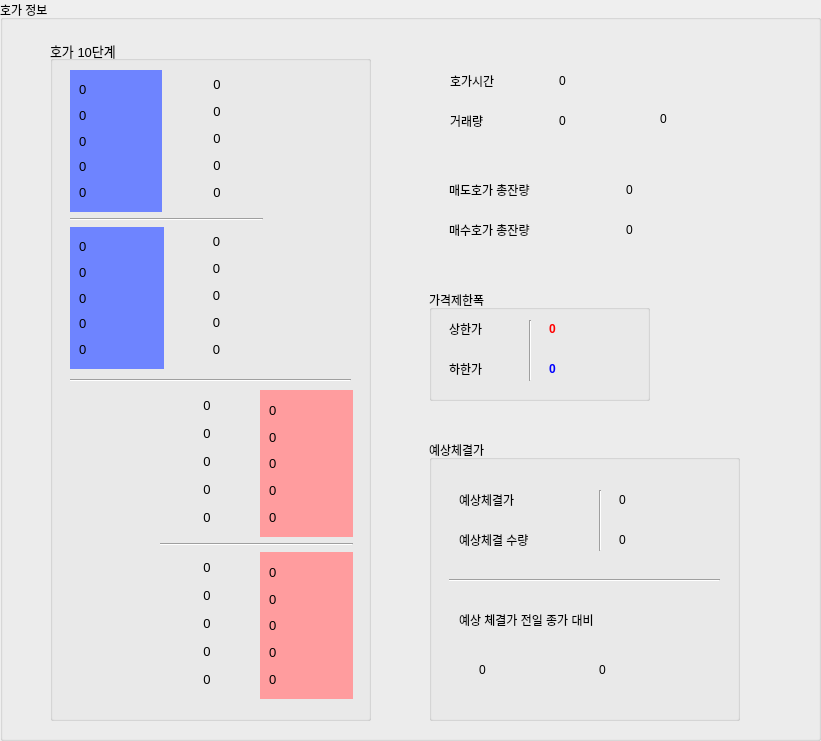
    <widget class="QGroupBox" name="groupBox_7">
     <property name="geometry">
      <rect>
       <x>920</x>
       <y>360</y>
       <width>821</width>
       <height>741</height>
      </rect>
     </property>
     <property name="title">
      <string>호가 정보</string>
     </property>
     <widget class="QGroupBox" name="groupBox_6">
      <property name="geometry">
       <rect>
        <x>50</x>
        <y>40</y>
        <width>321</width>
        <height>681</height>
       </rect>
      </property>
      <property name="font">
       <font>
        <pointsize>10</pointsize>
       </font>
      </property>
      <property name="title">
       <string>호가 10단계</string>
      </property>
      <widget class="QWidget" name="layoutWidget">
       <property name="geometry">
        <rect>
         <x>110</x>
         <y>350</y>
         <width>193</width>
         <height>309</height>
        </rect>
       </property>
       <layout class="QVBoxLayout" name="verticalLayout_15">
        <item>
         <layout class="QHBoxLayout" name="horizontalLayout_3">
          <item>
           <widget class="QWidget" name="button_group_3" native="true">
            <property name="styleSheet">
             <string notr="true">QPushButton
{
	border: 0px;
	background-color: rgba(0,0,0,0);
}
QPushButton:hover
{
	border: 1px Black;
	background-color: HotPink;
	color: white;
}</string>
            </property>
            <layout class="QVBoxLayout" name="verticalLayout_4">
             <property name="spacing">
              <number>5</number>
             </property>
             <property name="leftMargin">
              <number>0</number>
             </property>
             <property name="topMargin">
              <number>0</number>
             </property>
             <property name="rightMargin">
              <number>0</number>
             </property>
             <property name="bottomMargin">
              <number>0</number>
             </property>
             <item>
              <widget class="QPushButton" name="pushButton_20">
               <property name="font">
                <font>
                 <pointsize>10</pointsize>
                </font>
               </property>
               <property name="text">
                <string>0</string>
               </property>
              </widget>
             </item>
             <item>
              <widget class="QPushButton" name="pushButton_21">
               <property name="font">
                <font>
                 <pointsize>10</pointsize>
                </font>
               </property>
               <property name="text">
                <string>0</string>
               </property>
              </widget>
             </item>
             <item>
              <widget class="QPushButton" name="pushButton_22">
               <property name="font">
                <font>
                 <pointsize>10</pointsize>
                </font>
               </property>
               <property name="text">
                <string>0</string>
               </property>
              </widget>
             </item>
             <item>
              <widget class="QPushButton" name="pushButton_23">
               <property name="font">
                <font>
                 <pointsize>10</pointsize>
                </font>
               </property>
               <property name="text">
                <string>0</string>
               </property>
              </widget>
             </item>
             <item>
              <widget class="QPushButton" name="pushButton_24">
               <property name="font">
                <font>
                 <pointsize>10</pointsize>
                </font>
               </property>
               <property name="text">
                <string>0</string>
               </property>
              </widget>
             </item>
            </layout>
           </widget>
          </item>
          <item>
           <widget class="QWidget" name="quantity_3" native="true">
            <property name="styleSheet">
             <string notr="true">
background-color: rgb(255, 156, 158);

</string>
            </property>
            <layout class="QVBoxLayout" name="verticalLayout_13">
             <property name="spacing">
              <number>5</number>
             </property>
             <item>
              <widget class="QLabel" name="label_80">
               <property name="font">
                <font>
                 <pointsize>10</pointsize>
                </font>
               </property>
               <property name="text">
                <string>0</string>
               </property>
              </widget>
             </item>
             <item>
              <widget class="QLabel" name="label_81">
               <property name="font">
                <font>
                 <pointsize>10</pointsize>
                </font>
               </property>
               <property name="text">
                <string>0</string>
               </property>
              </widget>
             </item>
             <item>
              <widget class="QLabel" name="label_82">
               <property name="font">
                <font>
                 <pointsize>10</pointsize>
                </font>
               </property>
               <property name="text">
                <string>0</string>
               </property>
              </widget>
             </item>
             <item>
              <widget class="QLabel" name="label_83">
               <property name="font">
                <font>
                 <pointsize>10</pointsize>
                </font>
               </property>
               <property name="text">
                <string>0</string>
               </property>
              </widget>
             </item>
             <item>
              <widget class="QLabel" name="label_84">
               <property name="font">
                <font>
                 <pointsize>10</pointsize>
                </font>
               </property>
               <property name="text">
                <string>0</string>
               </property>
              </widget>
             </item>
            </layout>
           </widget>
          </item>
         </layout>
        </item>
        <item>
         <widget class="Line" name="line_3">
          <property name="orientation">
           <enum>Qt::Horizontal</enum>
          </property>
         </widget>
        </item>
        <item>
         <layout class="QHBoxLayout" name="horizontalLayout_4">
          <item>
           <widget class="QWidget" name="button_group_4" native="true">
            <property name="styleSheet">
             <string notr="true">QPushButton
{
	border: 0px;
	background-color: rgba(0,0,0,0);
}
QPushButton:hover
{
	border: 1px Black;
	background-color: HotPink;
	color: white;
}</string>
            </property>
            <layout class="QVBoxLayout" name="verticalLayout_5">
             <property name="spacing">
              <number>5</number>
             </property>
             <property name="leftMargin">
              <number>0</number>
             </property>
             <property name="topMargin">
              <number>0</number>
             </property>
             <property name="rightMargin">
              <number>0</number>
             </property>
             <property name="bottomMargin">
              <number>0</number>
             </property>
             <item>
              <widget class="QPushButton" name="pushButton_25">
               <property name="font">
                <font>
                 <pointsize>10</pointsize>
                </font>
               </property>
               <property name="text">
                <string>0</string>
               </property>
              </widget>
             </item>
             <item>
              <widget class="QPushButton" name="pushButton_26">
               <property name="font">
                <font>
                 <pointsize>10</pointsize>
                </font>
               </property>
               <property name="text">
                <string>0</string>
               </property>
              </widget>
             </item>
             <item>
              <widget class="QPushButton" name="pushButton_27">
               <property name="font">
                <font>
                 <pointsize>10</pointsize>
                </font>
               </property>
               <property name="text">
                <string>0</string>
               </property>
              </widget>
             </item>
             <item>
              <widget class="QPushButton" name="pushButton_28">
               <property name="font">
                <font>
                 <pointsize>10</pointsize>
                </font>
               </property>
               <property name="text">
                <string>0</string>
               </property>
              </widget>
             </item>
             <item>
              <widget class="QPushButton" name="pushButton_29">
               <property name="font">
                <font>
                 <pointsize>10</pointsize>
                </font>
               </property>
               <property name="text">
                <string>0</string>
               </property>
              </widget>
             </item>
            </layout>
           </widget>
          </item>
          <item>
           <widget class="QWidget" name="quantity_4" native="true">
            <property name="font">
             <font>
              <pointsize>10</pointsize>
             </font>
            </property>
            <property name="styleSheet">
             <string notr="true">
background-color: rgb(255, 156, 158);

</string>
            </property>
            <layout class="QVBoxLayout" name="verticalLayout_14">
             <property name="spacing">
              <number>5</number>
             </property>
             <item>
              <widget class="QLabel" name="label_85">
               <property name="text">
                <string>0</string>
               </property>
              </widget>
             </item>
             <item>
              <widget class="QLabel" name="label_86">
               <property name="text">
                <string>0</string>
               </property>
              </widget>
             </item>
             <item>
              <widget class="QLabel" name="label_87">
               <property name="text">
                <string>0</string>
               </property>
              </widget>
             </item>
             <item>
              <widget class="QLabel" name="label_88">
               <property name="text">
                <string>0</string>
               </property>
              </widget>
             </item>
             <item>
              <widget class="QLabel" name="label_89">
               <property name="text">
                <string>0</string>
               </property>
              </widget>
             </item>
            </layout>
           </widget>
          </item>
         </layout>
        </item>
       </layout>
      </widget>
      <widget class="QWidget" name="layoutWidget">
       <property name="geometry">
        <rect>
         <x>20</x>
         <y>30</y>
         <width>193</width>
         <height>299</height>
        </rect>
       </property>
       <layout class="QVBoxLayout" name="verticalLayout_3">
        <item>
         <layout class="QHBoxLayout" name="horizontalLayout">
          <property name="spacing">
           <number>9</number>
          </property>
          <item>
           <widget class="QWidget" name="quantity_1" native="true">
            <property name="styleSheet">
             <string notr="true">background-color: rgb(110, 132, 255);</string>
            </property>
            <layout class="QVBoxLayout" name="verticalLayout_11">
             <property name="spacing">
              <number>5</number>
             </property>
             <item>
              <widget class="QLabel" name="label_70">
               <property name="text">
                <string>0</string>
               </property>
              </widget>
             </item>
             <item>
              <widget class="QLabel" name="label_71">
               <property name="text">
                <string>0</string>
               </property>
              </widget>
             </item>
             <item>
              <widget class="QLabel" name="label_72">
               <property name="text">
                <string>0</string>
               </property>
              </widget>
             </item>
             <item>
              <widget class="QLabel" name="label_73">
               <property name="text">
                <string>0</string>
               </property>
              </widget>
             </item>
             <item>
              <widget class="QLabel" name="label_74">
               <property name="text">
                <string>0</string>
               </property>
              </widget>
             </item>
            </layout>
           </widget>
          </item>
          <item>
           <widget class="QWidget" name="button_group_1" native="true">
            <property name="styleSheet">
             <string notr="true">QPushButton
{
	border: 0px;
	background-color: rgba(0,0,0,0);
}
QPushButton:hover
{
	border: 1px Black;
	background-color: HotPink;
	color: white;
}</string>
            </property>
            <layout class="QVBoxLayout" name="verticalLayout">
             <property name="spacing">
              <number>5</number>
             </property>
             <property name="leftMargin">
              <number>0</number>
             </property>
             <property name="topMargin">
              <number>0</number>
             </property>
             <property name="rightMargin">
              <number>0</number>
             </property>
             <property name="bottomMargin">
              <number>0</number>
             </property>
             <item>
              <widget class="QPushButton" name="pushButton_10">
               <property name="font">
                <font>
                 <pointsize>10</pointsize>
                </font>
               </property>
               <property name="autoFillBackground">
                <bool>false</bool>
               </property>
               <property name="styleSheet">
                <string notr="true"/>
               </property>
               <property name="text">
                <string>0</string>
               </property>
               <property name="checkable">
                <bool>false</bool>
               </property>
               <property name="checked">
                <bool>false</bool>
               </property>
              </widget>
             </item>
             <item>
              <widget class="QPushButton" name="pushButton_11">
               <property name="font">
                <font>
                 <pointsize>10</pointsize>
                </font>
               </property>
               <property name="text">
                <string>0</string>
               </property>
              </widget>
             </item>
             <item>
              <widget class="QPushButton" name="pushButton_12">
               <property name="font">
                <font>
                 <pointsize>10</pointsize>
                </font>
               </property>
               <property name="text">
                <string>0</string>
               </property>
              </widget>
             </item>
             <item>
              <widget class="QPushButton" name="pushButton_13">
               <property name="font">
                <font>
                 <pointsize>10</pointsize>
                </font>
               </property>
               <property name="text">
                <string>0</string>
               </property>
              </widget>
             </item>
             <item>
              <widget class="QPushButton" name="pushButton_14">
               <property name="font">
                <font>
                 <pointsize>10</pointsize>
                </font>
               </property>
               <property name="text">
                <string>0</string>
               </property>
              </widget>
             </item>
            </layout>
           </widget>
          </item>
         </layout>
        </item>
        <item>
         <widget class="Line" name="line_7">
          <property name="orientation">
           <enum>Qt::Horizontal</enum>
          </property>
         </widget>
        </item>
        <item>
         <layout class="QHBoxLayout" name="horizontalLayout_2">
          <item>
           <widget class="QWidget" name="quantity_2" native="true">
            <property name="styleSheet">
             <string notr="true">background-color: rgb(110, 132, 255);</string>
            </property>
            <layout class="QVBoxLayout" name="verticalLayout_12">
             <property name="spacing">
              <number>5</number>
             </property>
             <item>
              <widget class="QLabel" name="label_75">
               <property name="text">
                <string>0</string>
               </property>
              </widget>
             </item>
             <item>
              <widget class="QLabel" name="label_76">
               <property name="text">
                <string>0</string>
               </property>
              </widget>
             </item>
             <item>
              <widget class="QLabel" name="label_77">
               <property name="text">
                <string>0</string>
               </property>
              </widget>
             </item>
             <item>
              <widget class="QLabel" name="label_78">
               <property name="text">
                <string>0</string>
               </property>
              </widget>
             </item>
             <item>
              <widget class="QLabel" name="label_79">
               <property name="text">
                <string>0</string>
               </property>
              </widget>
             </item>
            </layout>
           </widget>
          </item>
          <item>
           <widget class="QWidget" name="button_group_2" native="true">
            <property name="styleSheet">
             <string notr="true">QPushButton
{
	border: 0px;
	background-color: rgba(0,0,0,0);
}
QPushButton:hover
{
	border: 1px Black;
	background-color: HotPink;
	color: white;
}</string>
            </property>
            <layout class="QVBoxLayout" name="verticalLayout_2">
             <property name="spacing">
              <number>5</number>
             </property>
             <property name="leftMargin">
              <number>0</number>
             </property>
             <property name="topMargin">
              <number>0</number>
             </property>
             <property name="rightMargin">
              <number>0</number>
             </property>
             <property name="bottomMargin">
              <number>0</number>
             </property>
             <item>
              <widget class="QPushButton" name="pushButton_15">
               <property name="font">
                <font>
                 <pointsize>10</pointsize>
                </font>
               </property>
               <property name="text">
                <string>0</string>
               </property>
              </widget>
             </item>
             <item>
              <widget class="QPushButton" name="pushButton_16">
               <property name="font">
                <font>
                 <pointsize>10</pointsize>
                </font>
               </property>
               <property name="text">
                <string>0</string>
               </property>
              </widget>
             </item>
             <item>
              <widget class="QPushButton" name="pushButton_17">
               <property name="font">
                <font>
                 <pointsize>10</pointsize>
                </font>
               </property>
               <property name="text">
                <string>0</string>
               </property>
              </widget>
             </item>
             <item>
              <widget class="QPushButton" name="pushButton_18">
               <property name="font">
                <font>
                 <pointsize>10</pointsize>
                </font>
               </property>
               <property name="text">
                <string>0</string>
               </property>
              </widget>
             </item>
             <item>
              <widget class="QPushButton" name="pushButton_19">
               <property name="font">
                <font>
                 <pointsize>10</pointsize>
                </font>
               </property>
               <property name="text">
                <string>0</string>
               </property>
              </widget>
             </item>
            </layout>
           </widget>
          </item>
         </layout>
        </item>
       </layout>
      </widget>
      <widget class="Line" name="line_2">
       <property name="geometry">
        <rect>
         <x>20</x>
         <y>330</y>
         <width>281</width>
         <height>20</height>
        </rect>
       </property>
       <property name="orientation">
        <enum>Qt::Horizontal</enum>
       </property>
      </widget>
     </widget>
     <widget class="QGroupBox" name="groupBox_8">
      <property name="geometry">
       <rect>
        <x>429</x>
        <y>440</y>
        <width>311</width>
        <height>281</height>
       </rect>
      </property>
      <property name="title">
       <string>예상체결가</string>
      </property>
      <widget class="Line" name="line_4">
       <property name="geometry">
        <rect>
         <x>170</x>
         <y>50</y>
         <width>3</width>
         <height>61</height>
        </rect>
       </property>
       <property name="orientation">
        <enum>Qt::Vertical</enum>
       </property>
      </widget>
      <widget class="Line" name="line_5">
       <property name="geometry">
        <rect>
         <x>20</x>
         <y>130</y>
         <width>271</width>
         <height>20</height>
        </rect>
       </property>
       <property name="orientation">
        <enum>Qt::Horizontal</enum>
       </property>
      </widget>
      <widget class="QLabel" name="label_17">
       <property name="geometry">
        <rect>
         <x>30</x>
         <y>90</y>
         <width>127</width>
         <height>20</height>
        </rect>
       </property>
       <property name="text">
        <string>예상체결 수량</string>
       </property>
      </widget>
      <widget class="QLabel" name="label_63">
       <property name="geometry">
        <rect>
         <x>190</x>
         <y>90</y>
         <width>85</width>
         <height>20</height>
        </rect>
       </property>
       <property name="text">
        <string>0</string>
       </property>
      </widget>
      <widget class="QLabel" name="label_58">
       <property name="geometry">
        <rect>
         <x>170</x>
         <y>220</y>
         <width>85</width>
         <height>20</height>
        </rect>
       </property>
       <property name="text">
        <string>0</string>
       </property>
      </widget>
      <widget class="QLabel" name="label_56">
       <property name="geometry">
        <rect>
         <x>30</x>
         <y>170</y>
         <width>248</width>
         <height>20</height>
        </rect>
       </property>
       <property name="text">
        <string>예상 체결가 전일 종가 대비</string>
       </property>
      </widget>
      <widget class="QLabel" name="label_60">
       <property name="geometry">
        <rect>
         <x>50</x>
         <y>220</y>
         <width>85</width>
         <height>20</height>
        </rect>
       </property>
       <property name="text">
        <string>0</string>
       </property>
      </widget>
      <widget class="QLabel" name="label_16">
       <property name="geometry">
        <rect>
         <x>30</x>
         <y>50</y>
         <width>100</width>
         <height>20</height>
        </rect>
       </property>
       <property name="text">
        <string>예상체결가</string>
       </property>
      </widget>
      <widget class="QLabel" name="label_61">
       <property name="geometry">
        <rect>
         <x>190</x>
         <y>50</y>
         <width>85</width>
         <height>20</height>
        </rect>
       </property>
       <property name="text">
        <string>0</string>
       </property>
      </widget>
     </widget>
     <widget class="QLabel" name="label_20">
      <property name="geometry">
       <rect>
        <x>450</x>
        <y>111</y>
        <width>60</width>
        <height>20</height>
       </rect>
      </property>
      <property name="text">
       <string>거래량</string>
      </property>
     </widget>
     <widget class="QLabel" name="label_21">
      <property name="geometry">
       <rect>
        <x>559</x>
        <y>111</y>
        <width>85</width>
        <height>20</height>
       </rect>
      </property>
      <property name="text">
       <string>0</string>
      </property>
     </widget>
     <widget class="QGroupBox" name="groupBox_9">
      <property name="geometry">
       <rect>
        <x>429</x>
        <y>290</y>
        <width>221</width>
        <height>111</height>
       </rect>
      </property>
      <property name="title">
       <string>가격제한폭</string>
      </property>
      <widget class="QLabel" name="label_12">
       <property name="geometry">
        <rect>
         <x>20</x>
         <y>70</y>
         <width>77</width>
         <height>18</height>
        </rect>
       </property>
       <property name="text">
        <string>하한가</string>
       </property>
      </widget>
      <widget class="QLabel" name="label_18">
       <property name="geometry">
        <rect>
         <x>120</x>
         <y>30</y>
         <width>77</width>
         <height>18</height>
        </rect>
       </property>
       <property name="font">
        <font>
         <weight>75</weight>
         <bold>true</bold>
        </font>
       </property>
       <property name="styleSheet">
        <string notr="true">color: red;</string>
       </property>
       <property name="text">
        <string>0</string>
       </property>
      </widget>
      <widget class="QLabel" name="label_11">
       <property name="geometry">
        <rect>
         <x>20</x>
         <y>30</y>
         <width>77</width>
         <height>18</height>
        </rect>
       </property>
       <property name="text">
        <string>상한가</string>
       </property>
      </widget>
      <widget class="QLabel" name="label_19">
       <property name="geometry">
        <rect>
         <x>120</x>
         <y>70</y>
         <width>77</width>
         <height>18</height>
        </rect>
       </property>
       <property name="font">
        <font>
         <weight>75</weight>
         <bold>true</bold>
        </font>
       </property>
       <property name="styleSheet">
        <string notr="true">color:blue
</string>
       </property>
       <property name="text">
        <string>0</string>
       </property>
      </widget>
      <widget class="Line" name="line_6">
       <property name="geometry">
        <rect>
         <x>100</x>
         <y>30</y>
         <width>3</width>
         <height>61</height>
        </rect>
       </property>
       <property name="orientation">
        <enum>Qt::Vertical</enum>
       </property>
      </widget>
     </widget>
     <widget class="QLabel" name="label_13">
      <property name="geometry">
       <rect>
        <x>450</x>
        <y>71</y>
        <width>80</width>
        <height>20</height>
       </rect>
      </property>
      <property name="text">
       <string>호가시간</string>
      </property>
     </widget>
     <widget class="QLabel" name="label_62">
      <property name="geometry">
       <rect>
        <x>559</x>
        <y>71</y>
        <width>101</width>
        <height>20</height>
       </rect>
      </property>
      <property name="text">
       <string>0</string>
      </property>
     </widget>
     <widget class="QLabel" name="label_15">
      <property name="geometry">
       <rect>
        <x>449</x>
        <y>220</y>
        <width>147</width>
        <height>20</height>
       </rect>
      </property>
      <property name="text">
       <string>매수호가 총잔량</string>
      </property>
     </widget>
     <widget class="QLabel" name="label_59">
      <property name="geometry">
       <rect>
        <x>626</x>
        <y>220</y>
        <width>85</width>
        <height>20</height>
       </rect>
      </property>
      <property name="text">
       <string>0</string>
      </property>
     </widget>
     <widget class="QLabel" name="label_64">
      <property name="geometry">
       <rect>
        <x>626</x>
        <y>180</y>
        <width>85</width>
        <height>20</height>
       </rect>
      </property>
      <property name="text">
       <string>0</string>
      </property>
     </widget>
     <widget class="QLabel" name="label_14">
      <property name="geometry">
       <rect>
        <x>449</x>
        <y>180</y>
        <width>147</width>
        <height>20</height>
       </rect>
      </property>
      <property name="text">
       <string>매도호가 총잔량</string>
      </property>
     </widget>
     <widget class="QLabel" name="label_23">
      <property name="geometry">
       <rect>
        <x>660</x>
        <y>110</y>
        <width>77</width>
        <height>18</height>
       </rect>
      </property>
      <property name="text">
       <string>0</string>
      </property>
     </widget>
    </widget>
